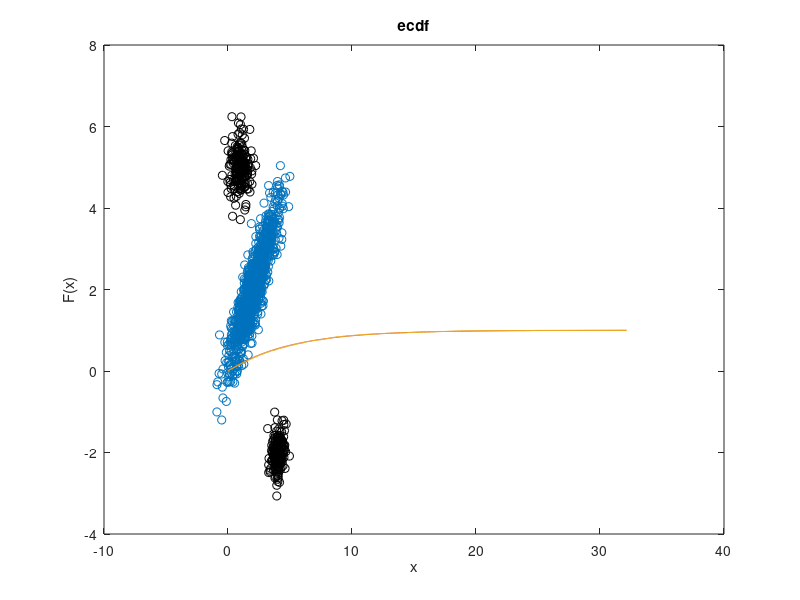

The MATLAB script that drew this image:
mu= [2 2];
sigma=[1 0.9
    0.9 1];
X=mvnrnd(mu,sigma,1000);
plot(X(:,1),X(:,2),'o')
%%%%%%%%%%%%%%%%%%%%%%%%%%%%%%%%%%%
mu1=[1 5];
sigma1=[0.2 0
    0 0.2];
hold on
X1=mvnrnd(mu1,sigma1,200);
plot(X1(:,1),X1(:,2),'ok')

%%%%%%%%%%%%%%%%%%%%%%%%%%%%%%%%%%%%%%%
mu2=[4 -2];
sigma2=[0.1 0
    0 0.1];
hold on
X2=mvnrnd(mu2,sigma2,200);
plot(X2(:,1),X2(:,2),'ok')
%%%%%%%%%%%%%%%%%%%%%%%%%%%%%%%%%%%%%%%

data=exprnd(5,1000,1);

M=max(data);
dataR=sort(data);
R=expcdf(dataR,5);
plot(dataR,R)
hold on
ecdf(data)
%%%%%%%%%%%%%%%%%%%%%%%%%%%
